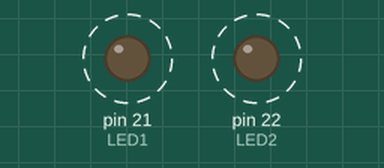
Recording of a sketch running on a simulated Arduino Mega 2560, built with avr-gcc and run on an emulated ATmega2560. Parts: output pins drawn as LEDs (lit = HIGH). Dashed ring = blinking.

Above: at 0.12 s.
Timing chart, 0 to 3.0 s (numbered marks = the images above):
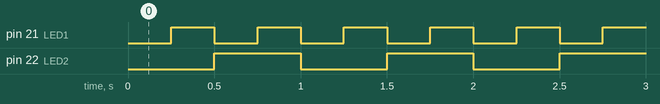

The sketch:

classic_blink.ino
```cpp
#define LED1 21  // 定義LED接腳
#define LED2 22
unsigned long prevTime1 = 0;  // 紀錄前次時間
unsigned long prevTime2 = 0;

void setup() {
  pinMode(LED1, OUTPUT);
  pinMode(LED2, OUTPUT);
}

void loop() {
  unsigned long now = millis();  // 取得目前時間

  if (now - prevTime1 >= 250) {
    prevTime1 = now;
    digitalWrite(LED1, !digitalRead(LED1));
  }

  if (now - prevTime2 >= 500) {
    prevTime2 = now;
    digitalWrite(LED2, !digitalRead(LED2));
  }
}
```

Measured:
- by itself, pin 21 (LED1): alternates HIGH for 0.25 s and LOW for 0.25 s
- by itself, pin 22 (LED2): alternates HIGH for 0.50 s and LOW for 0.50 s
- by itself, everything shown: repeats every 1.0 s, in 4 steps
